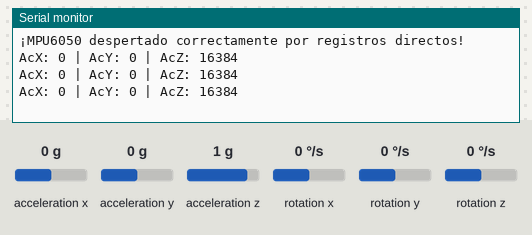
Bench run of a sketch on a simulated ESP32. Parts: the last lines printed to the serial monitor. Wiring (inferred from the names in the program): MPU-6050 motion sensor at I2C address 0x68. Inputs (shaded band) come from the test bench; at power-on: acceleration x 0 g, acceleration y 0 g, acceleration z 1 g, rotation x 0 °/s, rotation y 0 °/s, rotation z 0 °/s.

Above: at 1.3 s.
1.4 s: acceleration x set to -1.4 g
At 1.9 s:
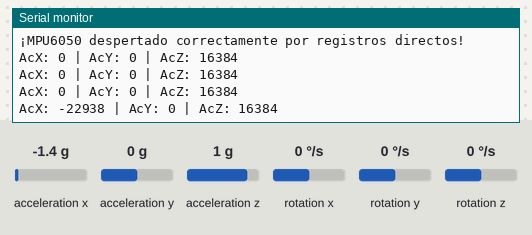
2.9 s: acceleration y set to -1.4 g
At 3.4 s:
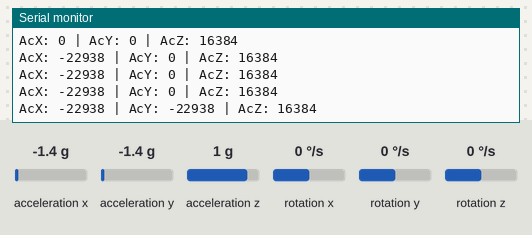
4.4 s: acceleration z set to -1.4 g
At 4.9 s:
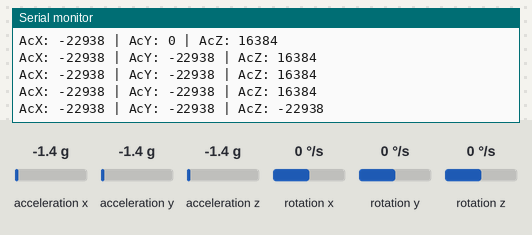

The sketch:

MPU6050.ino
```cpp
#include <Wire.h>


const int MPU_ADDR = 0x68;
const int PIN_SDA = 4;
const int PIN_SCL = 5;


void setup() {
  Serial.begin(115200);
  while (!Serial) delay(10);

  Wire.begin(PIN_SDA, PIN_SCL);
  Wire.setClock(50000);
  Wire.beginTransmission(MPU_ADDR);
  Wire.write(0x6B);
  Wire.write(0);
  byte error = Wire.endTransmission();

  if (error != 0) {
    Serial.println("¡El MPU6050 sigue sin responder a los registros directos!");
    Serial.println("Revisa si tu módulo responde cambiando MPU_ADDR a 0x69.");
    while (1) delay(10);
  }

  Serial.println("¡MPU6050 despertado correctamente por registros directos!");
}


void loop() {
  Wire.beginTransmission(MPU_ADDR);
  Wire.write(0x3B);
  Wire.endTransmission(false);
  Wire.requestFrom(MPU_ADDR, 14, true);

  if (Wire.available() == 14) {
    int16_t AcX = Wire.read() << 8 | Wire.read();
    int16_t AcY = Wire.read() << 8 | Wire.read();
    int16_t AcZ = Wire.read() << 8 | Wire.read();
    int16_t Tmp = Wire.read() << 8 | Wire.read();
    int16_t GyX = Wire.read() << 8 | Wire.read();
    int16_t GyY = Wire.read() << 8 | Wire.read();
    int16_t GyZ = Wire.read() << 8 | Wire.read();

    Serial.print("AcX: "); Serial.print(AcX);
    Serial.print(" | AcY: "); Serial.print(AcY);
    Serial.print(" | AcZ: "); Serial.println(AcZ);
  } else {
    Serial.println("Error al leer los datos del sensor.");
  }

  delay(500);
}
```

Measured:
- after the input at 1.4 s, the serial monitor: prints a new line after 0.11 s (image 1)
- after the input at 2.9 s, the serial monitor: prints a new line after 0.11 s (image 2)
- after the input at 4.4 s, the serial monitor: prints a new line after 0.12 s (image 3)
